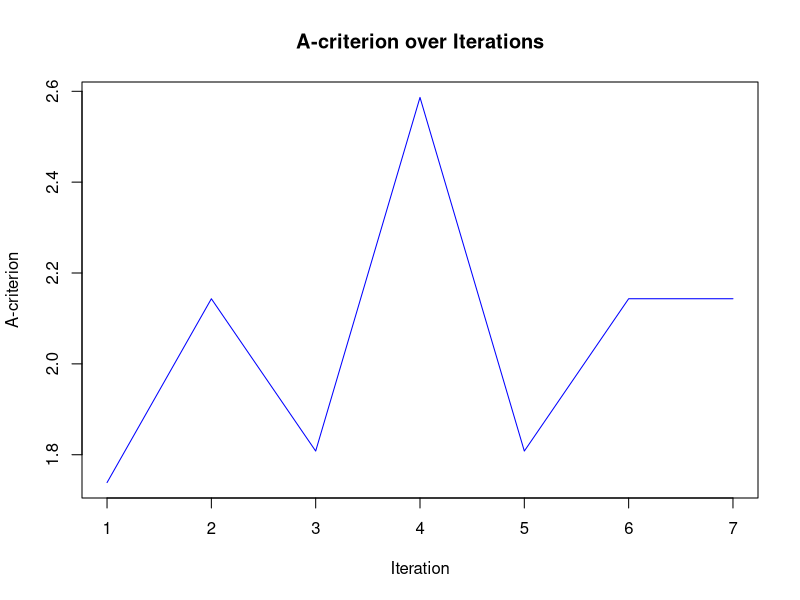

Generate this figure with R:
library(tidyverse)

P_matrix <- function(Z, R, G) {
  R_inv <- solve(R)
  G_inv <- solve(G)
  XtR_invZ <- t(Z) %*% R_inv %*% Z
  middle_inv <- solve(XtR_invZ + G_inv) 
  P <- R_inv - R_inv %*% Z %*% middle_inv %*% t(Z) %*% R_inv
  return(P)
}

a_criterion_r <- function(X, D, P){
  C <- t(X) %*% P %*% X
  C_inv <- solve(C)
  lambda <- D %*% C_inv %*% t(D)
  return(sum(diag(lambda)))
}

#？
a_criterion_f <- function(Xb, Xt){
  X <- cbind(Xb, Xt)
  information_matrix <- t(X) %*% X
  cols_Xt <- ncol(Xt)
  Xt_information <- information_matrix
  Xt_information_inv <- MASS::ginv(Xt_information)[(nrow(information_matrix) - cols_Xt + 1):nrow(information_matrix), 
                                              (ncol(information_matrix) - cols_Xt + 1):ncol(information_matrix)]
  return(sum(diag(Xt_information_inv)))
}
#？
is_matrix_in_list <- function(matrix, list_of_matrices) {
  for (mat in list_of_matrices) {
    if (identical(matrix, mat)) {
      return(TRUE)
    }
  }
  return(FALSE)
}


generate_all_permutations <- function(X) {
  n <- nrow(X)
  neighbors <- list()  # initialize the list
  index <- 1  # index
  
  for (i in 1:(n-1)) {
    for (j in (i+1):n) {
      X_new <- X
      
      temp <- X_new[i, ]  
      X_new[i, ] <- X_new[j, ]
      X_new[j, ] <- temp
      
      neighbors[[index]] <- X_new
      index <- index + 1
    }
  }
  return(neighbors)
}

generate_pairwise_permutations <- function(X) {
  n <- nrow(X)
  neighbors <- list()
  index <- 1
  
  neighbors[[index]] <- X
  index <- index + 1
  
  for (i in 1:(n - 1)) {
    for (j in (i + 1):n) {
      X_new <- X
      temp <- X_new[i, ]
      X_new[i, ] <- X_new[j, ]
      X_new[j, ] <- temp
      
      if (!is_matrix_in_list(X_new, neighbors)) {
        neighbors[[index]] <- X_new
        index <- index + 1
      }
    }
  }
  
  neighbors <- neighbors[-1]
  
  return(neighbors)
}

is_matrix_in_list <- function(matrix, list_of_matrices) {
  for (mat in list_of_matrices) {
    if (identical(matrix, mat)) {
      return(TRUE)
    }
  }
  return(FALSE)
}

simulated_annealing <- function(data,
                                R = diag(0.1, nrow = nrow(data), ncol = nrow(data)),
                                max_iter = 10000,
                                initial_temperature = 100,
                                cooling_rate = 0.01,
                                epsilon = 0.00000001,
                                fixed_treatment = TRUE) {
  if (fixed_treatment == TRUE){
    X <- model.matrix(~ -1 + col + row + trt, data = data)
    Xb <- model.matrix(~ -1 + col + row, data = data)
    Xt <- model.matrix(~ -1 + trt, data = data)
    Xt_current <- Xt
    a_current <- a_criterion_f(Xb, Xt)
    a_values <- numeric(length = max_iter)
    a_values[1] <- a_current
    Xt_list <- list()
    Xt_list[[1]] <- Xt_current
    i <- 1
    while (i == 1 || 
           (i <= max_iter && 
                      abs(a_values[i-1] - a_current) / a_values[i-1] > epsilon)) {
      temperature <- initial_temperature * exp(-cooling_rate * i)
      Xt_candidate <- generate_pairwise_permutations(Xt_current)
      for (candidate in Xt_candidate ){
        a_candidate <- a_criterion_f(Xb, candidate)
        if ((a_candidate < a_current 
             || runif(1) < exp(-abs(a_current - a_candidate)/temperature)) && !is_matrix_in_list(candidate,Xt_list )
            ){
          message("we change the design matrix")
          Xt_current <- candidate
          a_current <- a_candidate
          break
        }
      }
      i <- i+1
      Xt_list[[i]] <- Xt_current
      a_values[i] <- a_current
    }
  
  return(list(optimal_design = Xt_current, a_history = a_values, iteration_number = i))
  }

}

data <- expand.grid(col=as.factor(1:4),
                    row=as.factor(1:4)) |>
  mutate(trt = sample(rep(LETTERS[1:4], 4)))
#data
X <- model.matrix(~-1+col+row + trt, data = data)
R <- diag(0.1, nrow=16, ncol=16)

optimal_design_info <- simulated_annealing(data, R)

Xb <- model.matrix(~ -1 + col + row, data = data)
Xt <- model.matrix(~ -1 + trt, data = data)
Xt


#optimal_design_matrix <- as.matrix(optimal_design_info[["optimal_design"]])

iteration_number <- optimal_design_info[["iteration_number"]]

#optimal_design_matrix

a_values_vector <- unlist(optimal_design_info['a_history'])
par(mar=c(5.1, 4.1, 4.1, 2.1))
plot(a_values_vector[1:iteration_number], type = "l", main = "A-criterion over Iterations", xlab = "Iteration", ylab = "A-criterion", col = "blue")

#Xb <- model.matrix(~ -1 + col + row, data = data)
#Xt <- model.matrix(~ -1 + trt, data = data)
#Xb
#Xt

X1 <- generate_all_permutations(Xt)
X2 <- generate_pairwise_permutations(Xt)


